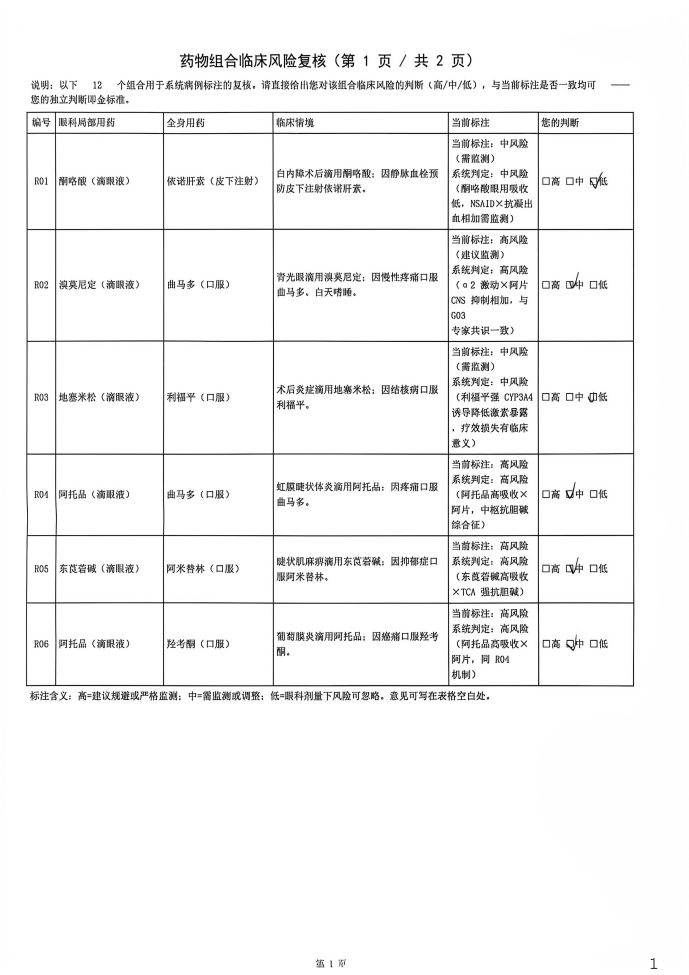
#> input picture data/expert_review/expert1_page1.png, 3442 x 4873 px (shown at 1/5 size)
$ python fix_figure1_labels.py ../data/expert_review/expert1_page1.png ../data/expert_review/expert1_page2.png
#> lines starting #> are read from the running program, lines starting #| are printed output that depends on the picture; after the words box and inside, x2 and y2 are one past the last pixel; in counts of white or black regions, pixels touching at a corner belong together
# -*- coding: utf-8 -*-
"""fix_figure1_labels.py — 修正 Figure 1 图内两处与正文不符的文字。

背景（两处都会被审稿人直接看到）：
  1. L1 说明原为 "40 citation-verified rules"。审稿人意见 2 指出 "citation-verified"
     与证据不符，正文已删除该措辞、回复信写明"该短语已在全文移除"；图内若保留原文，
     回复与图就会互相矛盾。改为 "40 mechanism rules"。
  2. L2 说明原为 "20 x 37 drug classes"。configs/class_matrix.yaml 与
     configs/drug_classes.yaml 实为 21 个眼科行键 × 40 个全身列键（使用 34 列，
     104 个显式单元格），正文与表注均已按 21/40/34/104 叙述，图内数字属于旧版本残留。

做法：不引入外部字体，所有字形都从同一张图内的同字号文本中提取（'m' 取自底部说明行，
'h' 取自 "chain"，'4' 取自同图的 "40"，'1' 取自 "(113 agents)"，其余取自目标行自身）。
按基线对齐后以 alpha 合成，字面、笔画粗细与抗锯齿观感与图内其他标签一致。

用法:
    python scripts/fix_figure1_labels.py <原始png> <输出png>
输入必须是未修改过的 figure1_architecture.png；本仓库中可从 git 历史取回：
    git show <首次提交>:outputs/figures/figure1_architecture.png > fig1_pristine.png
脚本可重复运行（始终从原始图开始），不会叠字。
"""
from __future__ import annotations

import sys
from pathlib import Path

import numpy as np
from PIL import Image

# ── 字形来源：(x0, x1, y0, y1, 源基线) ───────────────────────────────
# 字形与目标同字号（x-height 28 / 数字高 38-39），无需缩放。
G = {
    # 取自 L1 行自身
    "e2": (1095, 1118, 520, 548, 548),
    "c2": (888, 911, 520, 548, 548),
    "a2": (944, 966, 520, 548, 548),
    "n2": (1029, 1051, 520, 548, 548),
    "i2": (916, 922, 510, 548, 548),
    "s2": (1331, 1353, 520, 548, 548),
    "r2": (1248, 1261, 520, 548, 548),
    "u2": (1265, 1286, 520, 548, 548),
    "l2": (1293, 1298, 509, 548, 548),
    # 取自底部 "Deterministic" / "chain"
    "m2": (961, 1000, 1605, 1633, 1633),
    "h2": (1549, 1571, 1464, 1503, 1503),
    # 数字
    "4": (818, 845, 511, 548, 548),      # L1 的 "40"
    "1": (740, 755, 212, 251, 251),      # "(113 agents)"
    "2b": (819, 844, 796, 834, 834),     # L2 的 "20"
    "0b": (848, 872, 796, 834, 834),
    "xb": (888, 910, 806, 834, 834),     # L2 的 "x"
}

# ── 编辑一：L1 副标题 "40 citation-verified rules" -> "40 mechanism rules" ──
L1_ERASE = (876, 1362, 500, 557)
L1_TEXT = "mechanism rules"
L1_X = 888
L1_BASE = 548
L1_GAP, L1_SPACE = 4, 16
L1_GLYPHS = {c: c + "2" for c in "mechanismrules"}

# ── 编辑二：L2 副标题 "20 x 37" -> "21 x 40" ──
L2_ERASE = (815, 983, 790, 840)
L2_BASE = 834
L2_SEQ = [("2b", 4), ("1", 19), ("xb", 20), ("4", 4), ("0b", 0)]
L2_X = 819


def erase(arr: np.ndarray, x0: int, x1: int, y0: int, y1: int) -> None:
    """逐列抹掉文字带，用最近的干净背景像素插值填充。

    不能简单地取"文字带上下各几行"作插值源：标题的 g/y 等字母的下伸部分会落到
    文字带上方，被采样后会在擦除区里拖出一条竖直暗带。这里改为逐列向上/向下
    搜索最近的亮像素（背景），只用真正干净的行作端点。
    """
    lum = arr.mean(axis=2)
    h = y1 - y0
    for x in range(x0, x1):
        col = lum[:, x]
        # 向上找最近背景像素
        uy = None
        for y in range(y0 - 1, max(y0 - 40, 0), -1):
            if col[y] > 215.0 and col[y - 1] > 215.0 and col[y - 2] > 215.0:
                uy = y
                break
        # 向下找最近背景像素
        dy = None
        for y in range(y1, min(y1 + 40, col.size - 3)):
            if col[y] > 215.0 and col[y + 1] > 215.0 and col[y + 2] > 215.0:
                dy = y
                break
        if uy is None or dy is None:      # 兜底：整列取中位背景色
            arr[y0:y1, x] = np.median(arr[y0 - 30:y1 + 30, x], axis=0)
            continue
        top = arr[uy, x].astype(float)
        bot = arr[dy, x].astype(float)
        for i in range(h):
            w = (y0 + i - uy) / float(dy - uy)
            arr[y0 + i, x] = top * (1 - w) + bot * w


def glyph_alpha(rgb: np.ndarray) -> tuple[np.ndarray, np.ndarray]:
    """由字形小图求 (笔画覆盖率 alpha, 墨色)。

    用分位数估计背景与最暗值：若用中位数，窄字母（'i'）会因墨占多数而把中位数
    误当背景，导致 alpha 失真。
    """
    g = rgb.mean(axis=2)
    bg = float(np.percentile(g, 95))
    ink_level = float(np.percentile(g, 1))
    if bg - ink_level < 1e-6:
        return np.zeros(g.shape), np.zeros(3)
    a = np.clip((bg - g) / (bg - ink_level), 0.0, 1.0)
    thr = np.percentile(g, 2)
    ink_rgb = rgb[g <= thr].reshape(-1, 3).mean(axis=0)
    return a, ink_rgb


def main() -> int:
    if len(sys.argv) != 3:
        raise SystemExit(__doc__)
    src, dst = Path(sys.argv[1]).resolve(), Path(sys.argv[2]).resolve()
    arr = np.asarray(Image.open(src).convert("RGB")).astype(float)

    cores = {}
    for ch, (x0, x1, y0, y1, bl) in G.items():
        cores[ch] = (*glyph_alpha(arr[y0:y1, x0:x1]), bl)
#> this loop made 16 passes
#> (ink_level in glyph_alpha, thr in glyph_alpha, ink_rgb in glyph_alpha) on passes 1, 2, 3, 4, 5, 6, 7, 8, 9, 11, 12, 14: (254, 254, [254, 254, 254]), (254, 254, [254, 254, 254]), (254, 254, [254, 254, 254]), (254, 254, [254, 254, 254]), (254, 254, [254, 254, 254]), (254, 254, [254, 254, 254]), (254, 254, [254, 254, 254]), (254, 254, [254, 254, 254]), (254, 254, [254, 254, 254]), (254, 254, [253.8, 253.8, 253.8]), (254, 254, [254, 254, 254]), (66, 66, [66, 66, 66])
#> ink_level in glyph_alpha on passes 10, 13, 15, 16: 255, 255, 255, 255
#> pass 1, in glyph_alpha, `g = rgb.mean(axis=2)`:
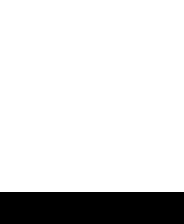
#> g: shape (28, 23) float64 (shown 8 times larger); values 254 (black) and 255 (white), 85.7% white; 1 black region, box (x1, y1, x2, y2) and area: (0, 24, 23, 28) 92
#> pass 3, in glyph_alpha (call 3), `g = rgb.mean(axis=2)`:
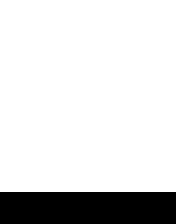
#> g: shape (28, 22) float64 (shown 8 times larger); values 254 (black) and 255 (white), 85.7% white; 1 black region, box (x1, y1, x2, y2) and area: (0, 24, 22, 28) 88
#> after the loop, cores = 16 items

    out = arr.copy()

    # ── 编辑一 ──
    erase(out, *L1_ERASE)
#> the loop in erase, `for x in range(x0, x1):` made 486 passes
#> bot on passes 1 to 3: [252, 252, 252], [252, 252, 252], [252, 252, 252]
    x = L1_X
    for i, ch in enumerate(L1_TEXT):
        if ch == " ":
            x += L1_SPACE
            continue
        if i and L1_TEXT[i - 1] != " ":
            x += L1_GAP
        key = L1_GLYPHS[ch]
        a, ink, bl = cores[key]
        _, _, gy0, _, _ = G[key]
        ty = gy0 + (L1_BASE - bl)
        a3 = a[..., None]
        out[ty:ty + a.shape[0], x:x + a.shape[1]] = (
            out[ty:ty + a.shape[0], x:x + a.shape[1]] * (1 - a3) + ink * a3)
        x += a.shape[1]
#> this loop made 15 passes
#> (ink, bl, ty) on passes 1, 2, 3, 4, 5, 6, 7, 8, 9, 11, 12, 13: ([0, 0, 0], 1633, 520), ([254, 254, 254], 548, 520), ([254, 254, 254], 548, 520), ([253.8, 253.8, 253.8], 1503, 509), ([254, 254, 254], 548, 520), ([254, 254, 254], 548, 520), ([254, 254, 254], 548, 510), ([254, 254, 254], 548, 520), ([0, 0, 0], 1633, 520), ([254, 254, 254], 548, 520), ([254, 254, 254], 548, 520), ([254, 254, 254], 548, 509)
#> after the loop, x = 1254

    # ── 编辑二 ──
    erase(out, *L2_ERASE)
#> the loop in erase (call 2), `for x in range(x0, x1):` made 168 passes
#> bot on passes 7 to 9: [255, 255, 255], [255, 255, 255], [255, 255, 255]
    x = L2_X
    for ch, gap_after in L2_SEQ:
        a, ink, bl = cores[ch]
        _, _, gy0, _, _ = G[ch]
        ty = gy0 + (L2_BASE - bl)
        a3 = a[..., None]
        out[ty:ty + a.shape[0], x:x + a.shape[1]] = (
            out[ty:ty + a.shape[0], x:x + a.shape[1]] * (1 - a3) + ink * a3)
        x += a.shape[1] + gap_after
#> this loop made 5 passes
#> (ink, bl, ty) on passes 1 to 5: ([66, 66, 66], 834, 796), ([0, 0, 0], 251, 795), ([0, 0, 0], 834, 806), ([254, 254, 254], 548, 797), ([0, 0, 0], 834, 796)
#> pass 1, in main, `a, ink, bl = cores[ch]`:
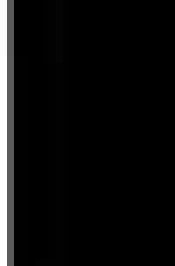
#> a: shape (38, 25) float64 (shown 7 times larger); min 0, max 1, mean 0.0557
#> after the loop, x = 979

    Image.fromarray(np.clip(out, 0, 255).astype(np.uint8)).save(dst)
    print(f"已写出 {dst}")
    print(f"  L1: '40 {L1_TEXT}'")
    print(f"  L2: '21 x 40'  结束 x={x}")
#|   L2: '21 x 40'  结束 x=979
    return 0


if __name__ == "__main__":
    raise SystemExit(main())
#> (the program exits here)
